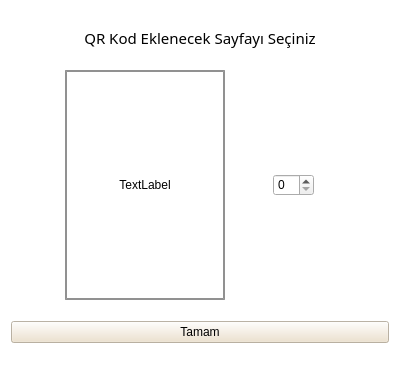
<?xml version="1.0" encoding="UTF-8"?>
<ui version="4.0">
 <class>Form</class>
 <widget class="QWidget" name="Form">
  <property name="geometry">
   <rect>
    <x>0</x>
    <y>0</y>
    <width>400</width>
    <height>370</height>
   </rect>
  </property>
  <property name="windowTitle">
   <string>Form</string>
  </property>
  <property name="styleSheet">
   <string notr="true">#pixmapLabel{
	border:2px solid;
	border-color: rgba(0, 0, 0, 110);

}

#Form{
	background-color: rgb(255, 255, 255);
	font: 14pt &quot;Rockwell&quot;;
}

QLabel{
font: 8pt &quot;Rockwell&quot;;
}

#infoLabel{
font: 11pt &quot;Rockwell&quot;;
}

QPushButton{
font: 10pt &quot;Rockwell&quot;;
background-color: rgba(238, 224, 201,0.8);
}</string>
  </property>
  <layout class="QVBoxLayout" name="verticalLayout_2" stretch="2,11,2">
   <property name="spacing">
    <number>14</number>
   </property>
   <property name="topMargin">
    <number>20</number>
   </property>
   <property name="bottomMargin">
    <number>20</number>
   </property>
   <item>
    <widget class="QLabel" name="infoLabel">
     <property name="sizePolicy">
      <sizepolicy hsizetype="Preferred" vsizetype="Fixed">
       <horstretch>0</horstretch>
       <verstretch>0</verstretch>
      </sizepolicy>
     </property>
     <property name="font">
      <font>
       <family>Rockwell</family>
       <pointsize>11</pointsize>
       <weight>50</weight>
       <italic>false</italic>
       <bold>false</bold>
      </font>
     </property>
     <property name="text">
      <string>QR Kod Eklenecek Sayfayı Seçiniz</string>
     </property>
     <property name="alignment">
      <set>Qt::AlignCenter</set>
     </property>
    </widget>
   </item>
   <item>
    <layout class="QHBoxLayout" name="horizontalLayout" stretch="3,0">
     <property name="leftMargin">
      <number>20</number>
     </property>
     <property name="rightMargin">
      <number>40</number>
     </property>
     <item>
      <widget class="QLabel" name="pixmapLabel">
       <property name="sizePolicy">
        <sizepolicy hsizetype="Fixed" vsizetype="Fixed">
         <horstretch>0</horstretch>
         <verstretch>0</verstretch>
        </sizepolicy>
       </property>
       <property name="minimumSize">
        <size>
         <width>160</width>
         <height>230</height>
        </size>
       </property>
       <property name="maximumSize">
        <size>
         <width>160</width>
         <height>230</height>
        </size>
       </property>
       <property name="text">
        <string>TextLabel</string>
       </property>
       <property name="alignment">
        <set>Qt::AlignCenter</set>
       </property>
      </widget>
     </item>
     <item>
      <widget class="QSpinBox" name="spin_box">
       <property name="sizePolicy">
        <sizepolicy hsizetype="Maximum" vsizetype="Fixed">
         <horstretch>0</horstretch>
         <verstretch>0</verstretch>
        </sizepolicy>
       </property>
      </widget>
     </item>
    </layout>
   </item>
   <item>
    <widget class="QPushButton" name="okeyBtn">
     <property name="text">
      <string>Tamam</string>
     </property>
    </widget>
   </item>
  </layout>
 </widget>
 <resources/>
 <connections/>
</ui>
